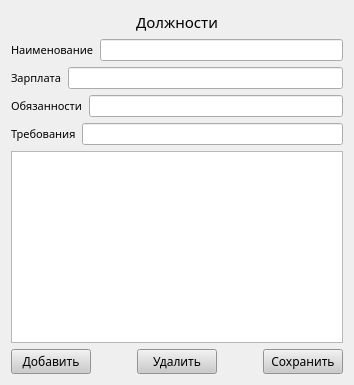
        <widget class="QWidget" name="page_2_for_banker">
         <property name="styleSheet">
          <string notr="true">font: &quot;Comic Sans MS&quot;;</string>
         </property>
         <layout class="QVBoxLayout" name="verticalLayout_7">
          <item alignment="Qt::AlignHCenter">
           <widget class="QLabel" name="label_2">
            <property name="font">
             <font>
              <family>Nunito ExtraBold</family>
              <pointsize>11</pointsize>
             </font>
            </property>
            <property name="text">
             <string>Должности</string>
            </property>
           </widget>
          </item>
          <item>
           <layout class="QHBoxLayout" name="horizontalLayout_22">
            <item>
             <widget class="QLabel" name="label_21">
              <property name="font">
               <font>
                <family>Nunito</family>
                <pointsize>8</pointsize>
               </font>
              </property>
              <property name="text">
               <string>Наименование</string>
              </property>
             </widget>
            </item>
            <item>
             <widget class="QLineEdit" name="pos_name"/>
            </item>
           </layout>
          </item>
          <item>
           <layout class="QHBoxLayout" name="horizontalLayout_16">
            <item>
             <widget class="QLabel" name="label_20">
              <property name="font">
               <font>
                <family>Nunito</family>
                <pointsize>8</pointsize>
               </font>
              </property>
              <property name="text">
               <string>Зарплата</string>
              </property>
             </widget>
            </item>
            <item>
             <widget class="QLineEdit" name="pos_salary"/>
            </item>
           </layout>
          </item>
          <item>
           <layout class="QHBoxLayout" name="horizontalLayout_14">
            <item>
             <widget class="QLabel" name="label_19">
              <property name="font">
               <font>
                <family>Nunito</family>
                <pointsize>8</pointsize>
               </font>
              </property>
              <property name="text">
               <string>Обязанности</string>
              </property>
             </widget>
            </item>
            <item>
             <widget class="QLineEdit" name="pos_res"/>
            </item>
           </layout>
          </item>
          <item>
           <layout class="QVBoxLayout" name="verticalLayout_2">
            <item>
             <layout class="QHBoxLayout" name="horizontalLayout_13">
              <item>
               <widget class="QLabel" name="label_17">
                <property name="font">
                 <font>
                  <family>Nunito</family>
                  <pointsize>8</pointsize>
                 </font>
                </property>
                <property name="text">
                 <string>Требования</string>
                </property>
               </widget>
              </item>
              <item>
               <widget class="QLineEdit" name="pos_req"/>
              </item>
             </layout>
            </item>
           </layout>
          </item>
          <item>
           <widget class="QTableWidget" name="table_positions">
            <property name="font">
             <font>
              <family>Nunito</family>
             </font>
            </property>
           </widget>
          </item>
          <item>
           <layout class="QHBoxLayout" name="horizontalLayout_23">
            <item>
             <widget class="QPushButton" name="add_pos">
              <property name="font">
               <font>
                <family>Nunito</family>
               </font>
              </property>
              <property name="styleSheet">
               <string notr="true">background-color: rgb(203, 203, 203);</string>
              </property>
              <property name="text">
               <string>Добавить</string>
              </property>
             </widget>
            </item>
            <item>
             <spacer name="horizontalSpacer_4">
              <property name="orientation">
               <enum>Qt::Horizontal</enum>
              </property>
              <property name="sizeType">
               <enum>QSizePolicy::Fixed</enum>
              </property>
              <property name="sizeHint" stdset="0">
               <size>
                <width>40</width>
                <height>20</height>
               </size>
              </property>
             </spacer>
            </item>
            <item>
             <widget class="QPushButton" name="delete_pos">
              <property name="font">
               <font>
                <family>Nunito</family>
               </font>
              </property>
              <property name="styleSheet">
               <string notr="true">background-color: rgb(203, 203, 203);</string>
              </property>
              <property name="text">
               <string>Удалить</string>
              </property>
             </widget>
            </item>
            <item>
             <spacer name="horizontalSpacer_3">
              <property name="orientation">
               <enum>Qt::Horizontal</enum>
              </property>
              <property name="sizeType">
               <enum>QSizePolicy::Fixed</enum>
              </property>
              <property name="sizeHint" stdset="0">
               <size>
                <width>40</width>
                <height>20</height>
               </size>
              </property>
             </spacer>
            </item>
            <item>
             <widget class="QPushButton" name="save_pos">
              <property name="font">
               <font>
                <family>Nunito</family>
               </font>
              </property>
              <property name="styleSheet">
               <string notr="true">background-color: rgb(203, 203, 203);</string>
              </property>
              <property name="text">
               <string>Сохранить</string>
              </property>
             </widget>
            </item>
           </layout>
          </item>
         </layout>
        </widget>
